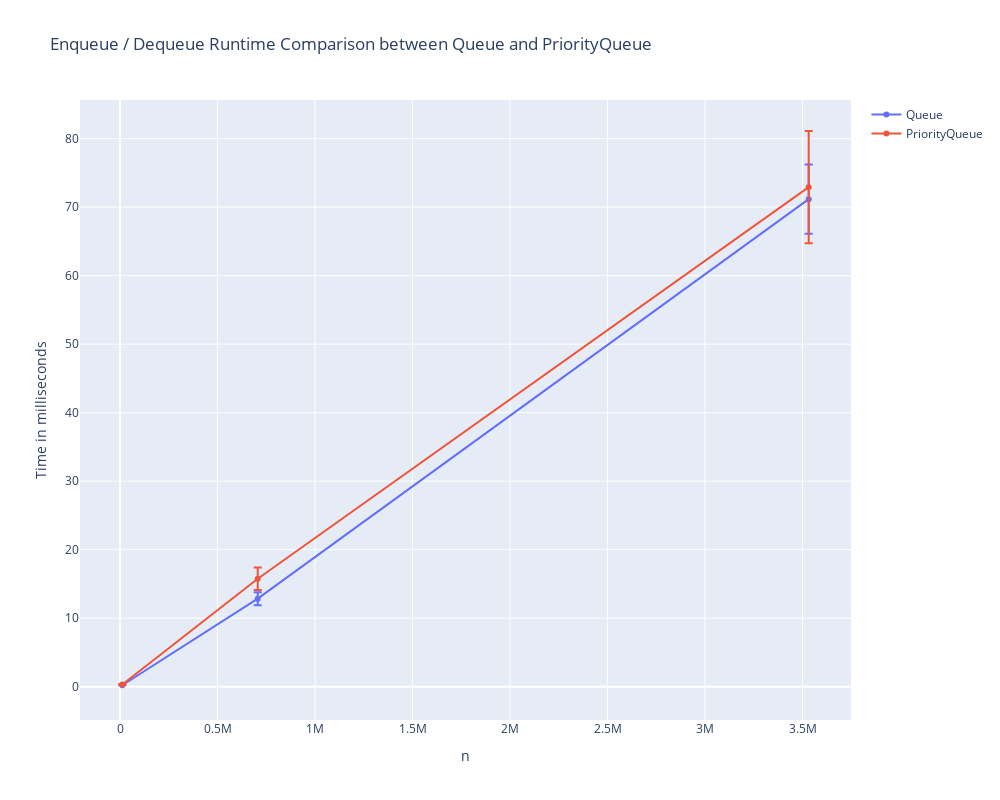

Write notebook code for a chart like this one.
### Code cell
fig = go.Figure()
fig.add_trace(go.Scatter(x=merged['n'], 
                         y=merged['queue_mean'],
                         mode='lines+markers',
                         name='Queue', 
                         error_y=dict(type='data', # value of error bar given in data coordinates
                                      array=merged['queue_std'],
                                      visible=True)))
fig.add_trace(go.Scatter(x=merged['n'], 
                         y=merged['priorityqueue_mean'],
                         mode='lines+markers',
                         name='PriorityQueue', 
                         error_y=dict(type='data', # value of error bar given in data coordinates
                                      array=merged['priorityqueue_std'],
                                      visible=True)))
# fig.update_xaxes(type="log")
# fig.update_yaxes(type="log")

fig.update_traces(hovertemplate=None)

fig.update_layout(title='Enqueue / Dequeue Runtime Comparison between Queue and PriorityQueue',
                  xaxis_title='n',
                  yaxis_title='Time in milliseconds',
                  autosize=False,
                  hovermode="x",
                  width=1000,
                  height=800)
fig.show()

### Figure 1 — Plotly figure (JSON) as saved in the notebook; plotly's stock layout.template omitted (floating-point values rounded to 4 significant figures)
{"data": [{"error_y": {"array": [0.01569, 0.9533, 5.053], "type": "data", "visible": true}, "mode": "lines+markers", "name": "Queue", "type": "scatter", "x": [11772, 706320, 3531600], "y": [0.203, 12.84, 71.17]}, {"error_y": {"array": [0.0563, 1.644, 8.194], "type": "data", "visible": true}, "mode": "lines+markers", "name": "PriorityQueue", "type": "scatter", "x": [11772, 706320, 3531600], "y": [0.3121, 15.75, 72.93]}], "layout": {"autosize": false, "height": 800, "hovermode": "x", "title": {"text": "Enqueue / Dequeue Runtime Comparison between Queue and PriorityQueue"}, "width": 1000, "xaxis": {"autorange": true, "range": [-205300.0, 3749000.0], "title": {"text": "n"}, "type": "linear"}, "yaxis": {"autorange": true, "range": [-4.87, 85.65], "title": {"text": "Time in milliseconds"}, "type": "linear"}}}
